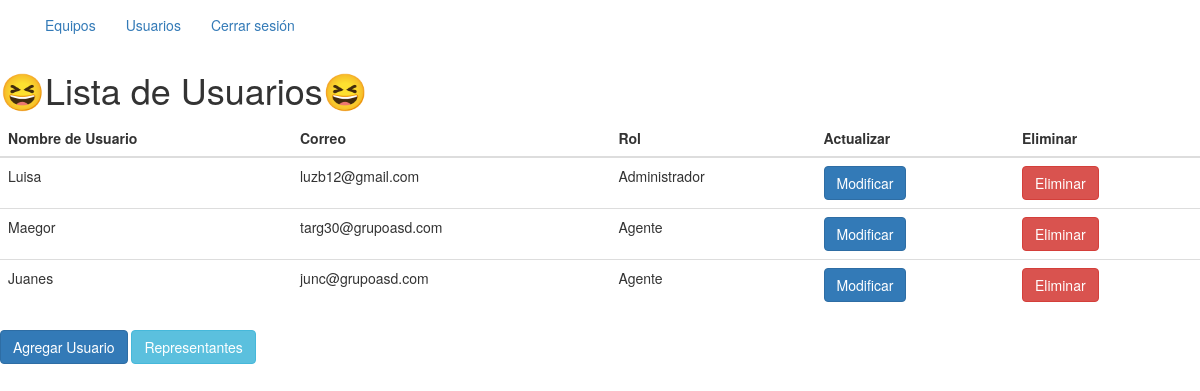
The app's page /usuarios/lista_usuario with its own data.
### app/models.py (models this page shows, shortened)
class Usuario(UserMixin, db.Model):
    __tablename__ = "usuario"
    id = db.Column(db.Integer, primary_key=True)
    userName = db.Column(db.String(100), unique=True, nullable=False)
    email = db.Column(db.String(120), unique=True, nullable=False)
    rol = db.Column(db.Enum(Rol), default=Rol.AGENTE)
    password = db.Column(db.String(128), nullable=False)
    created_at = db.Column(db.DateTime, default=datetime.utcnow, nullable=False)
    updated_at = db.Column(db.DateTime, default=datetime.utcnow, onupdate=datetime.utcnow, nullable=False)

### app/usuarios/routes.py (the view)
@usuarios.route('/lista_usuario')
def listar():
    usuarios = app.Usuario.query.all()
    return render_template('lista_usuarios.html',
                           usuarios=usuarios)

### app/usuarios/templates/lista_usuarios.html (shortened to what this page needs)
{% extends "base.html" %} {% block content %}
<nav class="nav nav-inverse">
  <div class="container">
    <ul class="nav navbar-nav">
      <li><a href="/equipos/listar">Equipos</a></li>
      <li><a href="/usuarios/lista_usuario">Usuarios</a></li>
      {% if current_user.is_authenticated %}
      <li>
        <a href="/auth/logout">Cerrar sesión</a>
      </li>
      {% else %}
      <li>
        <a href="/auth/logout">Cerrar sesión</a>
      </li>
      {% endif %}
    </ul>
  </div>
</nav>
<h1>😆Lista de Usuarios😆</h1>
<table class="table table-hover">
  <thead>
    <tr>
      <th>Nombre de Usuario</th>
      <th>Correo</th>
      <th>Rol</th>
      <th>Actualizar</th>
      <th>Eliminar</th>
    </tr>
  </thead>
  <tbody>
    {% for usuario in usuarios %}
    <tr>
      <td>{{usuario.userName}}</td>
      <td>{{usuario.email}}</td>
      <td>{{usuario.rol.value}}</td>
      <td>
        <a href="/usuarios/editar_usuario/{{usuario.id}}" class="btn btn-primary">Modificar</a>
      </td>
      <td>
        <a href="/usuarios/eliminar_usuario/{{usuario.id}}" class="btn btn-danger">Eliminar</a>
      </td>
    </tr>
    {% endfor %}
  </tbody>
</table>
<div class="d-grid gap-2 col-6 mx-auto">
  <a href="/usuarios/crear_usuario" class="btn btn-primary">Agregar Usuario</a>
  <a href="/representantes/lista_representantes" class="btn btn-info">Representantes</a>
</div>
{% endblock%}

### records on screen
Usuario: userName "Luisa", email "luzb12@gmail.com", rol.value "Administrador"
Usuario: userName "Maegor", email "targ30@grupoasd.com", rol.value "Agente"
Usuario: userName "Juanes", email "junc@grupoasd.com", rol.value "Agente"
